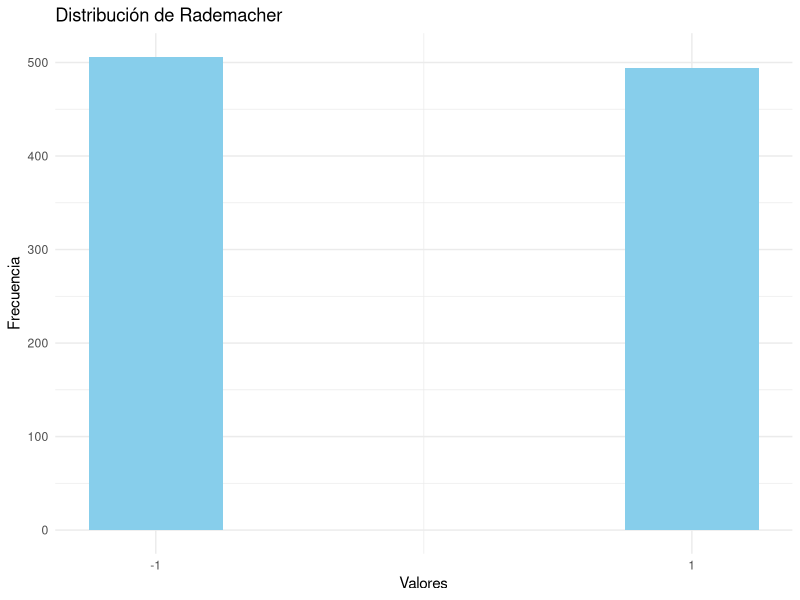

The R source for this figure:
## ---- chunk 1
knitr::opts_chunk$set(warning = FALSE, message = FALSE, echo = TRUE)
## ---- chunk 2
set.seed(123)
epsilon <- sample(c(-1, 1), 1000, replace = TRUE)
mean(epsilon)  # ≈ 0
var(epsilon)   # ≈ 1
## ---- chunk 3
library(ggplot2)
ggplot(data.frame(x = epsilon), aes(x)) +
  geom_bar(width = 0.5, fill = "skyblue") +
  scale_x_continuous(breaks = c(-1, 1)) +
  labs(title = "Distribución de Rademacher", x = "Valores", y = "Frecuencia") +
  theme_minimal()
